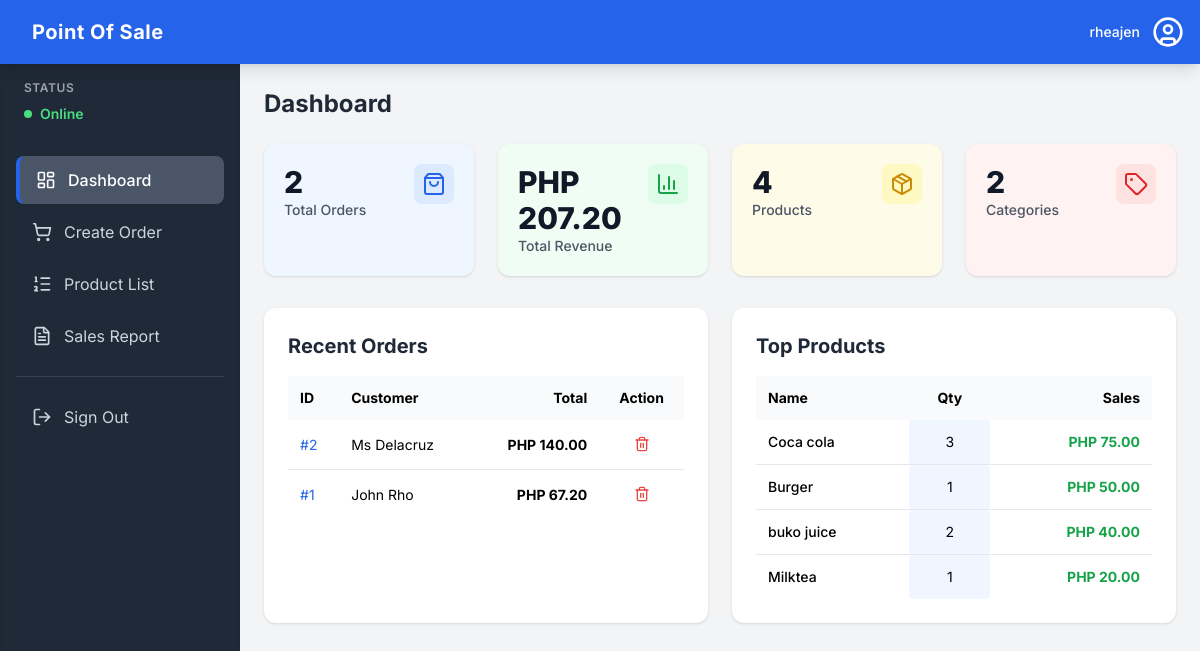
The app's page /dashboard (signed in) with its own data.
### tables this page shows
CREATE TABLE transactions (
    id INTEGER PRIMARY KEY AUTOINCREMENT,
    customer_name TEXT,
    order_date TEXT NOT NULL,
    total REAL NOT NULL,
    payment_method TEXT NOT NULL,
    card_number TEXT,
    card_expiry TEXT,
    card_cvv TEXT
);

CREATE TABLE products (
    id INTEGER PRIMARY KEY AUTOINCREMENT,
    name TEXT NOT NULL,
    price REAL NOT NULL,
    category TEXT
);

### app.py (the view)
@app.route('/dashboard')
@login_required
def dashboard():
    db = get_db()
    cursor = db.cursor()
    cursor.execute("SELECT COUNT(*) AS total_orders, SUM(total) AS total_revenue FROM transactions")
    summary = cursor.fetchone()
    total_orders = summary['total_orders'] or 0
    total_revenue = summary['total_revenue'] or 0
    cursor.execute("SELECT COUNT(id) FROM products")
    total_products = cursor.fetchone()[0]
    cursor.execute("SELECT COUNT(DISTINCT category) FROM products")
    total_categories = cursor.fetchone()[0]
    cursor.execute(
        "SELECT id, customer_name, order_date, total, payment_method FROM transactions ORDER BY id DESC LIMIT 5")
    recent_orders = [dict(row) for row in cursor.fetchall()]
    cursor.execute("""
        SELECT p.id, p.name, SUM(oi.quantity) AS qty, p.price, SUM(oi.quantity * oi.price_at_sale) AS sales
        FROM order_items oi
        JOIN products p ON oi.product_id = p.id
        GROUP BY p.id, p.name, p.price
        ORDER BY sales DESC LIMIT 5
    """)
    best_selling_products = [dict(row) for row in cursor.fetchall()]
    cursor.execute(
        "SELECT strftime('%Y-%m-%d', order_date) AS date, SUM(total) AS daily_revenue FROM transactions GROUP BY date ORDER BY date ASC")
    earnings_by_date = [dict(row) for row in cursor.fetchall()]
    revenue_values = [item['daily_revenue'] for item in earnings_by_date]
    context = {
        'total_orders': total_orders,
        'total_revenue': total_revenue,
        'total_products': total_products,
        'total_categories': total_categories,
        'recent_orders': recent_orders,
        'best_selling_products': best_selling_products,
        'earnings_by_date': revenue_values,
        'currency': 'PHP'
    }
    return render_template('dashboard.html', **context)

### app.py (called while the page is built)
def get_db():
    db = getattr(g, '_database', None)
    if db is None:
        db = g._database = sqlite3.connect(DATABASE)
        db.row_factory = sqlite3.Row
    return db

@app.teardown_appcontext
def close_connection(exception):
    db = getattr(g, '_database', None)
    if db is not None:
        db.close()

def login_required(f):
    @wraps(f)
    def decorated_function(*args, **kwargs):
        if 'logged_in' not in session or not session['logged_in']:
            return redirect(url_for('login'))
        return f(*args, **kwargs)
    return decorated_function

### templates/dashboard.html (shortened to what this page needs)
{% extends "layout.html" %}
{% block content %}
<h2 class="text-2xl font-bold text-gray-800 mb-6">Dashboard</h2>
<div class="grid grid-cols-1 md:grid-cols-2 lg:grid-cols-4 gap-6 mb-8">
    <div class="bg-blue-50 p-5 rounded-xl shadow hover:shadow-md transition">
        <div class="flex justify-between items-start">
            <div>
                <p class="text-3xl font-extrabold text-gray-900">{{ total_orders }}</p>
                <p class="text-sm font-medium text-gray-600">Total Orders</p>
            </div>
            <div class="p-2 bg-blue-100 rounded-lg text-blue-600"><i data-lucide="shopping-bag"></i></div>
        </div>
    </div>
    <div class="bg-green-50 p-5 rounded-xl shadow hover:shadow-md transition">
        <div class="flex justify-between items-start">
            <div>
                <p class="text-3xl font-extrabold text-gray-900">{{ currency }} {{ "%.2f"|format(total_revenue) }}</p>
                <p class="text-sm font-medium text-gray-600">Total Revenue</p>
            </div>
            <div class="p-2 bg-green-100 rounded-lg text-green-600"><i data-lucide="bar-chart-3"></i></div>
        </div>
    </div>
    <div class="bg-yellow-50 p-5 rounded-xl shadow hover:shadow-md transition">
        <div class="flex justify-between items-start">
            <div>
                <p class="text-3xl font-extrabold text-gray-900">{{ total_products }}</p>
                <p class="text-sm font-medium text-gray-600">Products</p>
            </div>
            <div class="p-2 bg-yellow-100 rounded-lg text-yellow-600"><i data-lucide="package"></i></div>
        </div>
    </div>
    <div class="bg-red-50 p-5 rounded-xl shadow hover:shadow-md transition">
        <div class="flex justify-between items-start">
            <div>
                <p class="text-3xl font-extrabold text-gray-900">{{ total_categories }}</p>
                <p class="text-sm font-medium text-gray-600">Categories</p>
            </div>
            <div class="p-2 bg-red-100 rounded-lg text-red-600"><i data-lucide="tag"></i></div>
        </div>
    </div>
</div>
<div class="grid grid-cols-1 lg:grid-cols-2 gap-6">
    <div class="bg-white p-6 rounded-xl shadow">
        <h3 class="text-xl font-bold text-gray-800 mb-4">Recent Orders</h3>
        <div class="overflow-x-auto">
            <table class="min-w-full text-sm">
                <thead class="bg-gray-50">
                    <tr>
                        <th class="p-3 text-left">ID</th>
                        <th class="p-3 text-left">Customer</th>
                        <th class="p-3 text-right">Total</th>
                        <th class="p-3 text-center">Action</th>
                    </tr>
                </thead>
                <tbody class="divide-y">
                    {% for order in recent_orders %}
                    <tr>
                        <td class="p-3 text-blue-600">#{{ order.id }}</td>
                        <td class="p-3">{{ order.customer_name }}</td>
                        <td class="p-3 text-right font-bold">{{ currency }} {{ "%.2f"|format(order.total) }}</td>
                        <td class="p-3 text-center">
                            <form method="POST" action="{{ url_for('delete_transaction', transaction_id=order.id) }}" onsubmit="return confirm('Delete order #{{ order.id }}?');" style="display:inline;">
                                <button type="submit" class="text-red-500 hover:text-red-700 p-1"><i data-lucide="trash-2" class="w-4 h-4"></i></button>
                            </form>
                        </td>
                    </tr>
                    {% else %}
                    <tr><td colspan="4" class="p-4 text-center text-gray-500">No orders yet.</td></tr>
                    {% endfor %}
                </tbody>
            </table>
        </div>
    </div>
    <div class="bg-white p-6 rounded-xl shadow">
        <h3 class="text-xl font-bold text-gray-800 mb-4">Top Products</h3>
        <div class="overflow-x-auto">
            <table class="min-w-full text-sm">
                <thead class="bg-gray-50">
                    <tr><th class="p-3 text-left">Name</th><th class="p-3 text-center">Qty</th><th class="p-3 text-right">Sales</th></tr>
                </thead>
                <tbody class="divide-y">
                    {% for p in best_selling_products %}
                    <tr>
                        <td class="p-3 font-medium">{{ p.name }}</td>
                        <td class="p-3 text-center bg-blue-50 rounded">{{ p.qty }}</td>
                        <td class="p-3 text-right font-bold text-green-600">{{ currency }} {{ "%.2f"|format(p.sales) }}</td>
                    </tr>
                    {% else %}
                    <tr><td colspan="3" class="p-4 text-center text-gray-500">No sales data.</td></tr>
                    {% endfor %}
                </tbody>
            </table>
        </div>
    </div>
</div>
{% endblock %}

### templates/layout.html (shortened to what this page needs)
<!DOCTYPE html>
<html lang="en">
<head>
    <script src="{{ url_for('static', filename='js/tailwindcss.js') }}"></script>
    <link rel="stylesheet" href="{{ url_for('static', filename='styles.css') }}">
</head>
<body class="min-h-screen flex flex-col bg-gray-100">
    <header class="bg-blue-600 text-white p-4 shadow-lg flex justify-between items-center sticky top-0 z-10">
        <div class="flex items-center space-x-4">
            <h1 class="text-xl font-bold tracking-wide">Point Of Sale</h1>
        </div>
        <div class="flex items-center space-x-3">
            <span class="text-sm font-medium">{{ session.username }}</span>
            <i data-lucide="user-circle" class="w-8 h-8"></i>
        </div>
    </header>
    <div class="dashboard-layout flex-grow">
        <aside class="sidebar bg-gray-800 h-full hidden lg:block p-4 shadow-inner">
            <div class="mb-8 px-2">
                <p class="text-xs text-gray-400 font-semibold uppercase tracking-wider mb-2">Status</p>
                <p class="text-sm text-green-400 font-semibold flex items-center">
                    <span class="w-2 h-2 bg-green-400 rounded-full mr-2 animate-pulse"></span> Online
                </p>
            </div>
            <nav>
                <a href="{{ url_for('dashboard') }}" class="nav-link {% if request.path == url_for('dashboard') %}active{% endif %}">
                    <i data-lucide="layout-dashboard" class="w-5 h-5 mr-3"></i> Dashboard
                </a>
                <a href="{{ url_for('create_order') }}" class="nav-link {% if request.path == url_for('create_order') %}active{% endif %}">
                    <i data-lucide="shopping-cart" class="w-5 h-5 mr-3"></i> Create Order
                </a>
                <a href="{{ url_for('product_list') }}" class="nav-link {% if request.path == url_for('product_list') %}active{% endif %}">
                    <i data-lucide="list-ordered" class="w-5 h-5 mr-3"></i> Product List
                </a>
                <a href="{{ url_for('sales_report') }}" class="nav-link {% if request.path == url_for('sales_report') %}active{% endif %}">
                    <i data-lucide="file-text" class="w-5 h-5 mr-3"></i> Sales Report
                </a>
                <div class="border-t border-gray-700 my-4"></div>
                <a href="{{ url_for('logout') }}" class="nav-link hover:text-red-400">
                    <i data-lucide="log-out" class="w-5 h-5 mr-3"></i> Sign Out
                </a>
            </nav>
        </aside>
        <main class="flex-grow p-6 overflow-y-auto">
            {% block content %}{% endblock %}
        </main>
    </div>
</body>
</html>

### static/styles.css (style rules this page uses)
:root { --color-primary: #2563eb; --color-sidebar: #2d3748; --color-sidebar-hover: #4a5568; --color-background: #f7fafc; }
body { font-family: 'Inter', sans-serif; background-color: var(--color-background); }
.sidebar { background-color: var(--color-sidebar); color: white; }
.sidebar a { color: #cbd5e0; }
.sidebar a:hover, .sidebar a.active { background-color: var(--color-sidebar-hover); color: white; border-left: 4px solid var(--color-primary); }

### templates/layout.html (style rules this page uses)
.dashboard-layout { display: grid; grid-template-columns: 240px 1fr; min-height: calc(100vh - 64px); }
.nav-link { display: flex; align-items: center; padding: 12px 16px; color: #cbd5e1; transition: all 0.2s; border-radius: 0.5rem; margin-bottom: 4px; }
.nav-link:hover, .nav-link.active { background-color: #475569; color: #ffffff; font-weight: 500; }

### records on screen
transactions: id "2", customer_name "Ms Delacruz", currency "PHP", total "140.00"
transactions: id "1", customer_name "John Rho", currency "PHP", total "67.20"
products: name "Coca cola", qty "3", currency "PHP", sales "75.00"
products: name "Burger", qty "1", currency "PHP", sales "50.00"
products: name "buko juice", qty "2", currency "PHP", sales "40.00"
products: name "Milktea", qty "1", currency "PHP", sales "20.00"

### other values on screen
{{ session.username }} "rheajen"
{{ total_orders }} "2"
{{ currency }} "PHP"
{{ "%.2f"|format(total_revenue) }} "207.20"
{{ total_products }} "4"
{{ total_categories }} "2"
